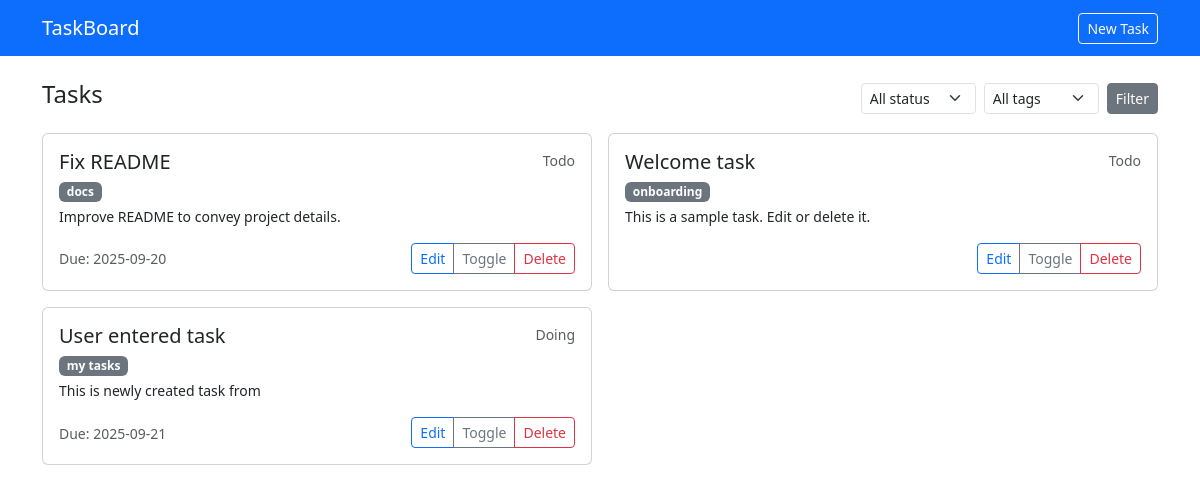
The page / on the database its author committed.
### tables this page shows
CREATE TABLE tasks (
    id INTEGER PRIMARY KEY AUTOINCREMENT,
    title TEXT NOT NULL,
    description TEXT,
    tag TEXT,
    due_date TEXT,       -- ISO date string (YYYY-MM-DD) or NULL
    status TEXT NOT NULL DEFAULT 'todo', -- one of 'todo', 'doing', 'done'
    created_at TEXT NOT NULL DEFAULT (datetime('now'))
);

### app.py (the view)
@app.route("/")
def index():
    db = get_db()
    status = request.args.get("status") or None
    tag = request.args.get("tag") or None
    tasks = Task.get_all(db, status=status, tag=tag)
    tags = Task.get_all_tags(db)
    return render_template(
        "index.html",
        tasks=tasks,
        tags=tags,
        selected_status=status,
        selected_tag=tag,
    )

### db.py (called while the page is built)
def get_db():
    if "db" not in g:
        conn = sqlite3.connect(DB_PATH.as_posix(), detect_types=sqlite3.PARSE_DECLTYPES)
        conn.row_factory = sqlite3.Row
        g.db = conn
    return g.db

### models.py (called while the page is built)
    @staticmethod
    def row_to_dict(row: sqlite3.Row) -> Optional[Dict[str, Any]]:
        if not row:
            return None
        return {k: row[k] for k in row.keys()}

    @staticmethod
    def get_all(db: sqlite3.Connection, status: Optional[str] = None, tag: Optional[str] = None) -> List[Dict[str, Any]]:
        sql = "SELECT * FROM tasks"
        params = []
        where = []
        if status:
            where.append("status = ?")
            params.append(status)
        if tag:
            where.append("tag = ?")
            params.append(tag)
        if where:
            sql += " WHERE " + " AND ".join(where)
        sql += " ORDER BY CASE status WHEN 'todo' THEN 0 WHEN 'doing' THEN 1 ELSE 2 END, due_date IS NULL, due_date"
        cur = db.execute(sql, params)
        rows = cur.fetchall()
        return [Task.row_to_dict(r) for r in rows]

    @staticmethod
    def get_all_tags(db: sqlite3.Connection) -> List[str]:
        cur = db.execute("SELECT DISTINCT tag FROM tasks WHERE tag IS NOT NULL")
        rows = cur.fetchall()
        return [r[0] for r in rows if r[0]]

### templates/index.html (shortened to what this page needs)
{% extends 'base.html' %}
{% block content %}
  <div class="d-flex justify-content-between align-items-center mb-3">
    <h1 class="h4">Tasks</h1>
    <div>
      <form class="d-flex" method="get" action="{{ url_for('index') }}">
        <select name="status" class="form-select form-select-sm me-2">
          <option value="">All status</option>
        </select>
        <select name="tag" class="form-select form-select-sm me-2">
          <option value="">All tags</option>
        </select>
        <button class="btn btn-sm btn-secondary">Filter</button>
      </form>
    </div>
  </div>
  {% if tasks %}
    <div class="row row-cols-1 row-cols-md-2 g-3">
      {% for task in tasks %}
        <div class="col">
          <div class="card h-100 task-card">
            <div class="card-body d-flex flex-column">
              <div class="d-flex justify-content-between">
                <h5 class="card-title mb-1">{{ task.title }}</h5>
                <small class="text-muted">{{ task.status }}</small>
              </div>
              {% if task.tag %}
                <p class="mb-1"><span class="badge bg-secondary">{{ task.tag }}</span></p>
              {% endif %}
              <p class="card-text small text-truncate">{{ task.description }}</p>
              <div class="mt-auto d-flex justify-content-between align-items-center">
                <div>
                  {% if task.due_date %}
                    <small class="text-muted">Due: {{ task.due_date }}</small>
                  {% endif %}
                </div>
                <div class="btn-group btn-group-sm" role="group">
                  <a class="btn btn-outline-primary" href="{{ url_for('edit_task', task_id=task.id) }}">Edit</a>
                  <a class="btn btn-outline-secondary" href="{{ url_for('toggle_task', task_id=task.id) }}">Toggle</a>
                  <a class="btn btn-outline-danger" href="{{ url_for('delete_task', task_id=task.id) }}">Delete</a>
                </div>
              </div>
            </div>
          </div>
        </div>
      {% endfor %}
    </div>
  {% else %}
    <p>No tasks yet. <a href="{{ url_for('create_task') }}">Create one</a>.</p>
  {% endif %}
{% endblock %}

### templates/base.html (shortened to what this page needs)
<!doctype html>
<html lang="en">
  <head>
    <link href="https://cdn.jsdelivr.net/npm/bootstrap@5.3.2/dist/css/bootstrap.min.css" rel="stylesheet">
    <link rel="stylesheet" href="{{ url_for('static', filename='style.css') }}">
  </head>
  <body>
    <nav class="navbar navbar-expand-lg navbar-dark bg-primary mb-4">
      <div class="container">
        <a class="navbar-brand" href="{{ url_for('index') }}">TaskBoard</a>
        <div class="ms-auto">
          <a class="btn btn-outline-light btn-sm" href="{{ url_for('create_task') }}">New Task</a>
        </div>
      </div>
    </nav>
    <div class="container">
      {% block content %}{% endblock %}
    </div>
  </body>
</html>

### static/style.css (style rules this page uses)
body { padding-bottom: 40px; }
.task-card { min-height: 150px; }
.card-text.text-truncate { max-height: 3.6em; overflow: hidden; }
.card .text-muted { text-transform: capitalize; }

### rows shown on the page
tasks: title "Fix README", status "Todo", tag "docs", description "Improve README to convey project details.", due_date "2025-09-20"
tasks: title "Welcome task", status "Todo", tag "onboarding", description "This is a sample task. Edit or delete it."
tasks: title "User entered task", status "Doing", tag "my tasks", description "This is newly created task from", due_date "2025-09-21"
